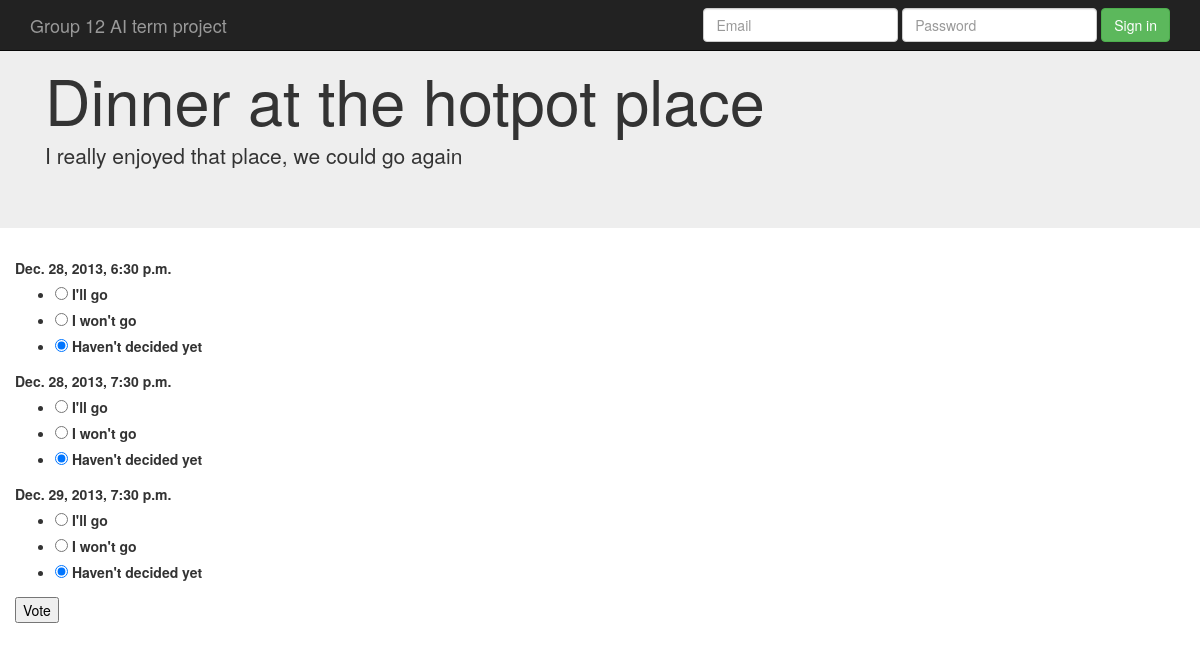
/events/1/activity/2/, run on the app's committed database.
### events/models.py (models this page shows, shortened)
class Activity(models.Model):
    event = models.ForeignKey(Event)
    title = models.CharField(max_length=200)
    description = models.CharField(max_length=2000)
    time_duration_hours = models.IntegerField(default=1)

class Day(models.Model):
    activity = models.ForeignKey(Activity)
    day = models.DateTimeField('day')

### events/views.py (the view)
# urls.py: url(r'^(?P<pk_event>\d+)/activity/(?P<pk_activity>\d+)/$', views.ActivityDetailView.as_view(), name='activitydetail'),
class ActivityDetailView(generic.DetailView):
    model = Activity
    template_name = 'activities/detail.html'
    pk_url_kwarg = 'pk_activity' #I find more clear to use this name than only pk
    def get_context_data(self, **kwargs):
        context = super(ActivityDetailView, self).get_context_data(**kwargs)
        daylist = Day.objects.filter(activity=self.object.id)
        fields = []
        for day in daylist:
            fields.append({'name': str(day.id), 'label': day.day })
        context['voteform'] = MultiVoteForm(dynamic_fields=fields)
        return context

### events/forms.py
class MultiVoteForm(forms.Form):
    def __init__(self, *args, **kwargs):
        if 'dynamic_fields' in kwargs:
            dynamic_fields = kwargs.pop('dynamic_fields') #before calling super or we have an error
        else:
            dynamic_fields = []
        super(MultiVoteForm, self).__init__(*args, **kwargs)
        for field in dynamic_fields:
            self.fields[field['name']] = forms.ChoiceField(
                choices=VOTING_CHOICES,
                label=field['label'],
                required=True,
                initial=VOTING_CHOICES[2][0],
                widget=forms.RadioSelect)

### events/templates/activities/detail.html (shortened to what this page needs)
{% extends "base.html" %}
{% block jumbotron-top %}
    <h1>{{ activity.title }}</h1>
    <p>{{ activity.description }}</p>
{% endblock jumbotron-top %}
{% block jumbotron-maincontainer %}
    <div class="row">
        <form action="{{request.path}}vote/" method="post">
            {% for field in voteform %}
                <div class="fieldWrapper">
                    <label for="{{ field.id_for_label}}">{{ field.label}}</label>
                    {{field}}
                </div>
            {% endfor %}
            <p><input type="submit" value="Vote" /></p>
        </form>
    </div>
{% endblock jumbotron-maincontainer %}

### data on the page
Activity: title "Dinner at the hotpot place", description "I really enjoyed that place, we could go again"
Day: label "Dec. 28, 2013, 6:30 p.m."
Day: label "Dec. 28, 2013, 7:30 p.m."
Day: label "Dec. 29, 2013, 7:30 p.m."
